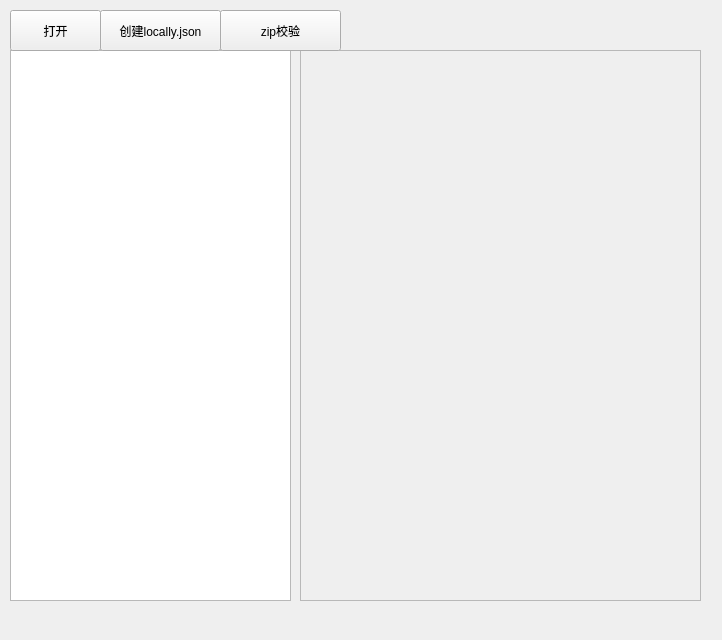
<?xml version="1.0" encoding="UTF-8"?>
<ui version="4.0">
 <class>Dialog</class>
 <widget class="QDialog" name="Dialog">
  <property name="geometry">
   <rect>
    <x>0</x>
    <y>0</y>
    <width>722</width>
    <height>640</height>
   </rect>
  </property>
  <widget class="QTreeView" name="treeView">
   <property name="geometry">
    <rect>
     <x>10</x>
     <y>50</y>
     <width>281</width>
     <height>551</height>
    </rect>
   </property>
   <property name="autoFillBackground">
    <bool>false</bool>
   </property>
  </widget>
  <widget class="QScrollArea" name="scrollArea">
   <property name="geometry">
    <rect>
     <x>300</x>
     <y>50</y>
     <width>401</width>
     <height>551</height>
    </rect>
   </property>
   <property name="widgetResizable">
    <bool>true</bool>
   </property>
   <widget class="QWidget" name="scrollAreaWidgetContents">
    <property name="geometry">
     <rect>
      <x>0</x>
      <y>0</y>
      <width>399</width>
      <height>549</height>
     </rect>
    </property>
   </widget>
  </widget>
  <widget class="QPushButton" name="btn_open_proj">
   <property name="geometry">
    <rect>
     <x>10</x>
     <y>10</y>
     <width>91</width>
     <height>41</height>
    </rect>
   </property>
   <property name="text">
    <string>打开</string>
   </property>
   <property name="autoDefault">
    <bool>false</bool>
   </property>
   <property name="default">
    <bool>false</bool>
   </property>
  </widget>
  <widget class="QPushButton" name="btn_init">
   <property name="geometry">
    <rect>
     <x>100</x>
     <y>10</y>
     <width>121</width>
     <height>41</height>
    </rect>
   </property>
   <property name="text">
    <string>创建locally.json</string>
   </property>
   <property name="autoDefault">
    <bool>false</bool>
   </property>
  </widget>
  <widget class="QPushButton" name="btn_import_zip">
   <property name="geometry">
    <rect>
     <x>220</x>
     <y>10</y>
     <width>121</width>
     <height>41</height>
    </rect>
   </property>
   <property name="text">
    <string>zip校验</string>
   </property>
   <property name="autoDefault">
    <bool>false</bool>
   </property>
  </widget>
 </widget>
 <resources/>
 <connections/>
</ui>
